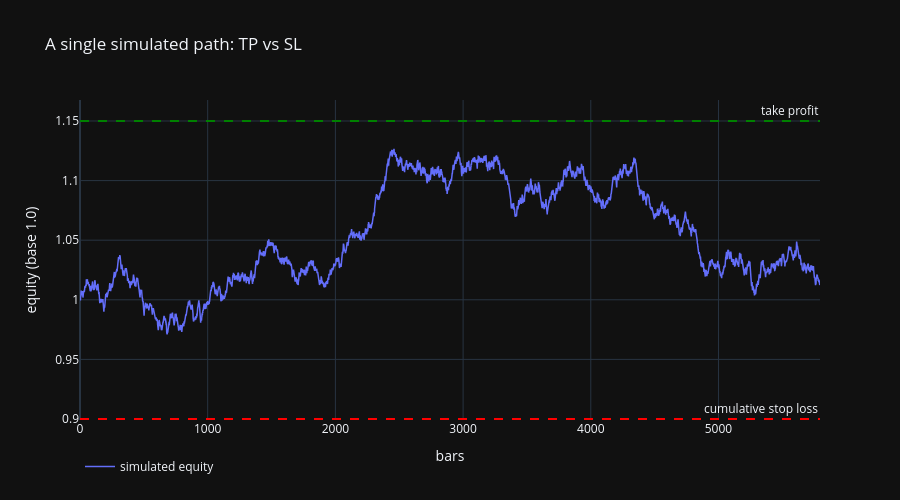

Notebook code for this chart:
### Markdown cell above
## 4. A single path: where TP, cumulative SL and daily loss trigger

Before running thousands of simulations, let's look at what happens on **a single path**: we compute the cumulative equity, test the take profit, the cumulative stop loss, and — day by day — the return accumulated since each day's open against the daily loss limit.

### Code cell
rng_single = np.random.default_rng()
r = sample_bootstrap_path(returns_simple, params, rng_single)
cum = (1 + r).cumprod()

tp_level = 1 + params["tp"]
sl_level = 1 - params["sl"]
hit_sl_cum = cum <= sl_level

n_days = params["n_bars"] // params["bars_per_day"]
daily_r = np.zeros(params["n_bars"])
for day in range(n_days):
    start = day * params["bars_per_day"]
    end = (day + 1) * params["bars_per_day"]
    daily_r[start:end] = np.cumprod(1 + r[start:end]) - 1
hit_sl_daily = daily_r <= -params["daily_sl"]

hit_sl = hit_sl_cum | hit_sl_daily
hit_tp = cum >= tp_level
tp_idx = np.argmax(hit_tp) if hit_tp.any() else None
sl_idx = np.argmax(hit_sl) if hit_sl.any() else None

points = []
if tp_idx is not None:
    points.append((tp_idx, cum[tp_idx], "TP hit", "green"))
if sl_idx is not None:
    points.append((sl_idx, cum[sl_idx], "SL hit", "red"))

line_chart({"simulated equity": cum}, "A single simulated path: TP vs SL", "bars", "equity (base 1.0)",
           hlines=[(tp_level, "take profit", "green"), (sl_level, "cumulative stop loss", "red")],
           points=points).show()

print("tp_idx:", tp_idx, " sl_idx:", sl_idx)

### Figure 1 — Plotly figure (JSON) as saved in the notebook; plotly's stock layout.template omitted (floating-point values rounded to 4 significant figures; data arrays with more than 128 entries replaced by an {"elided": "..."} marker saying what was removed)
{"data": [{"line": {"width": 1.5}, "mode": "lines", "name": "simulated equity", "showlegend": true, "type": "scatter", "y": {"elided": "5796 float values"}}], "layout": {"annotations": [{"showarrow": false, "text": "take profit", "x": 1, "xanchor": "right", "xref": "x domain", "y": 1.15, "yanchor": "bottom", "yref": "y"}, {"showarrow": false, "text": "cumulative stop loss", "x": 1, "xanchor": "right", "xref": "x domain", "y": 0.9, "yanchor": "bottom", "yref": "y"}], "height": 500, "legend": {"orientation": "h"}, "shapes": [{"line": {"color": "green", "dash": "dash"}, "type": "line", "x0": 0, "x1": 1, "xref": "x domain", "y0": 1.15, "y1": 1.15, "yref": "y"}, {"line": {"color": "red", "dash": "dash"}, "type": "line", "x0": 0, "x1": 1, "xref": "x domain", "y0": 0.9, "y1": 0.9, "yref": "y"}], "title": {"text": "A single simulated path: TP vs SL"}, "xaxis": {"title": {"text": "bars"}}, "yaxis": {"title": {"text": "equity (base 1.0)"}}}}
